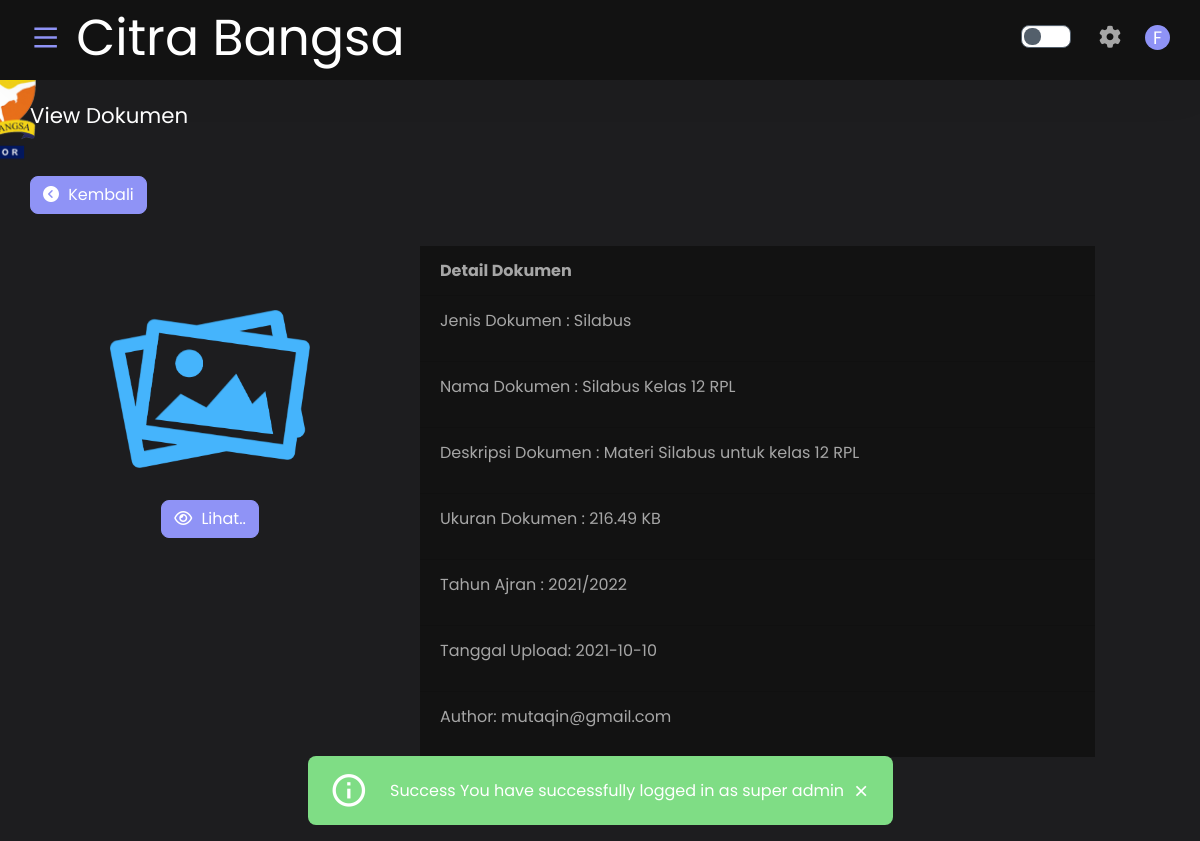
/public/document/viewDok/62 (signed in), run on the app's committed database.
### tables this page shows
CREATE TABLE `dokumen` (
  `no_dok` int(11) NOT NULL,
  `jenis_dok` varchar(128) NOT NULL,
  `lokasi` varchar(128) NOT NULL,
  `nama` varchar(128) NOT NULL,
  `deskripsi` text NOT NULL,
  `file` varchar(128) NOT NULL,
  `type_file` varchar(128) NOT NULL,
  `ukuran_file` int(11) NOT NULL,
  `tahun_ajaran` varchar(100) NOT NULL,
  `tanggal_upload` date NOT NULL,
  `akses` int(11) NOT NULL,
  `author` varchar(100) NOT NULL
);

### app/core/Controller.php (called while the page is built, shortened)
<?php
class Controller
{
    public function view($view, $data = [])
    {
        require_once '../app/views/' . $view . '.php';
    }
    public function model($model)
    {
        return new $model;
    }
}

### app/controllers/Document.php (called while the page is built, shortened)
<?php
class Document extends Controller
{
    public function viewDok($no_dok)
    {
        $data = [
            'title' => 'View Dokumen',
            'view' => $this->model('Document_model')->getDataSingel($no_dok),
            'jenis' => $this->model('Document_model')->getAllDataJenis(),
            'storage' => $this->showSize(),
        ];
        $this->view('templates/__newTemplate/header', $data);
        $this->view('templates/__sideBar/index', $data);
        $this->view('templates/__navBar/index');
        $this->view('document/view', $data);
        $this->view('templates/__newTemplate/footer');
    }
    public function convert_filesize($bytes, $decimals = 2)
    {
        $size = array('B', 'kB', 'MB', 'GB', 'TB', 'PB', 'EB', 'ZB', 'YB');
        $factor = floor((strlen($bytes) - 1) / 3);
        return sprintf("%.{$decimals}f", $bytes / pow(1024, $factor)) . @$size[$factor];
    }
    public function showSize()
    {
        $data = [
            'author' => $_SESSION['email']
        ];
        $sql = $this->model('Document_model')->getSumSize($data);
        $data = $this->convert_filesize($sql[0]['total']);
        return $data;
    }
}

### app/core/App.php (called while the page is built, shortened)
<?php
class App
{
    protected $method = 'index';
    protected $params = [];
    public function __construct()
    {
        $url = $this->parseUrl();
        if (file_exists('../app/controllers/' . $url[0] . '.php')) {
            unset($url[0]);
        }
        $this->controller = new $this->controller;
        if (isset($url[1])) {
            if (method_exists($this->controller, $url[1])) {
                $this->method = $url[1];
                unset($url[1]);
            }
        }
        if (!empty($url)) {
            $this->params = array_values($url);
        }
        call_user_func_array([$this->controller, $this->method], $this->params);
    }
    public function parseUrl()
    {
        if (isset($_GET['url'])) {
            $url = rtrim($_GET['url'], '/');
            $url = filter_var($url, FILTER_SANITIZE_URL);
            $url = explode('/', $url);
            return $url;
        }
    }
}

### public/index.php (called while the page is built, shortened)
<?php
$app = new App;

### app/core/Database.php (called while the page is built, shortened)
<?php
class Database
{
    private $host = DB_HOST;
    private $user = DB_USER;
    private $pass = DB_PASS;
    private $name = DB_NAME;
    private $dbh;
    private $stmt;
    public function __construct()
    {
        $dns = 'mysql:host=' . $this->host . ';dbname=' . $this->name;
        $option = [
            PDO::ATTR_PERSISTENT => TRUE,
            PDO::ATTR_ERRMODE => PDO::ERRMODE_EXCEPTION
        ];
        try {
            $this->dbh = new PDO($dns, $this->user, $this->pass, $option);
        } catch (PDOException $e) {
            die($e->getMessage());
        }
    }
    public function query($query)
    {
        $this->stmt = $this->dbh->prepare($query);
    }
    public function bind($param, $value, $type = null)
    {
        if (is_null($type)) {
            switch (true) {
                default:
                    $type = PDO::PARAM_STR;
            }
        }
        $this->stmt->bindValue($param, $value, $type);
    }
    public function execute()
    {
        $this->stmt->execute();
    }
    public function single()
    {
        $this->execute();
        return $this->stmt->fetch(PDO::FETCH_ASSOC);
    }
}

### app/models/Document_model.php (called while the page is built, shortened)
<?php
class Document_model
{
    private $jenis = 'jenis';
    private $dokumen = 'dokumen';
    private $db;
    public function __construct()
    {
        $this->db = new Database;
    }
    public function getAllDataJenis()
    {
        try {
            $this->db->query("SELECT * FROM $this->jenis");
            return $this->db->resultSet();
        } catch (PDOException $e) {
            echo $e->getMessage();
        }
    }
    public function getDataSingel($no_dok)
    {
        try {
            $query = "SELECT * FROM $this->dokumen WHERE no_dok= :no_dok";
            $this->db->query($query);
            $this->db->bind('no_dok', $no_dok);
            return $this->db->single();
        } catch (PDOException $e) {
            echo $e->getMessage();
        }
    }
    public function getSumSize($data)
    {
        try {
            $query = "SELECT SUM(ukuran_file) as total FROM $this->dokumen WHERE author= :author";
            $this->db->query($query);
            $this->db->bind('author', $data['author']);
            return $this->db->resultSet();
        } catch (PDOException $e) {
            echo $e->getMessage();
        }
    }
}

### app/views/document/view.php (the view, shortened to what this page needs)
<div class="content-page">
    <div class="fixed-bottom">
        <div class="row justify-content-center">
            <div class="col-lg-6">
                <?php Flasher::flash(); ?>
            </div>
        </div>
    </div>
    <div class="container-fluid">
        <div class="row">
            <div class="col-lg-12">
                <div class="card-transparent card-block card-stretch card-height mb-3">
                    <div class="d-flex justify-content-between">
                        <div class="select-dropdown input-prepend input-append">
                            <h5 class="card-title"><?php echo $data['title']; ?></h5>
                        </div>
                    </div>
                </div>
            </div>
        </div>
        <div class="row">
            <div class="col-lg-12">
                <a href="<?php echo BASEURL; ?>/document/list" type="button" class="btn btn-primary my-3">
                    <i class="fa fa-chevron-circle-left"></i> Kembali
                </a>
            </div>
        </div>
        <div class="row mt-3">
            <div class="col-lg-4">
                <div class="d-flex justify-content-center mt-5">
                    <?php
                    $path = $data['view']['lokasi'] . '/' . $data['view']['file'];
                    $resultPath = pathinfo($path, PATHINFO_EXTENSION);
                    ?>
                    <?php if ($resultPath == 'png' || $resultPath == 'jpg' || $resultPath == 'jpeg') : ?>
                        <div class="row">
                            <div class="col-lg-12">
                                <div class="d-flex justify-content-center mt-3 mb-3">
                                    <img width="200px" height="200px" src="<?php echo BASEURL; ?>/assets/icons/image.png" class="img-fluid" />
                                </div>
                            </div>
                            <div class="col-lg-12">
                                <div class="d-flex justify-content-center mt-3 mb-3">
                                    <button type="button" class="btn btn-primary" data-toggle="modal" data-target="#viewerdoc">
                                        <i class="fa fa-eye"></i> Lihat..
                                    </button>
                                </div>
                            </div>
                        </div>
                    <?php elseif ($resultPath == 'docx' || $resultPath == 'doc') : ?>
                        <img width="200px" height="200px" src="<?php echo BASEURL; ?>/assets/icons/doc.png" class="img-fluid" />
                    <?php elseif ($resultPath == 'ppt' || $resultPath == 'pptx') : ?>
                        <img width="200px" height="200px" src="<?php echo BASEURL; ?>/assets/icons/ppt.png" class="img-fluid" />
                    <?php elseif ($resultPath == 'xlsx' || $resultPath == 'xls' || $resultPath == 'csv') : ?>
                        <img width="200px" height="200px" src="<?php echo BASEURL; ?>/assets/icons/xlsx.png" class="img-fluid" />
                    <?php else : ?>
                        <p>Not Data...</p>
                    <?php endif; ?>
                </div>
            </div>
            <div class="col-lg-8">
                <ul class="list-group list-group-flush" style="width:90%">
                    <li class="list-group-item">
                        <b>Detail Dokumen</b>
                    </li>
                    <li class="list-group-item">
                        <p>
                            Jenis Dokumen :
                            <?php echo $data['view']['jenis_dok']; ?>
                        </p>
                    </li>
                    <li class="list-group-item">
                        <p>
                            Nama Dokumen :
                            <?php echo $data['view']['nama']; ?>
                        </p>
                    </li>
                    <li class="list-group-item">
                        <p>
                            Deskripsi Dokumen :
                            <?php echo $data['view']['deskripsi']; ?>
                        </p>
                    </li>
                    <li class="list-group-item">
                        <p>
                            Ukuran Dokumen :
                            <?php
                            $size = $data['view']['ukuran_file'];
                            $units = array('B', 'KB', 'MB', 'GB', 'TB', 'PB', 'EB', 'ZB', 'YB');
                            $power = $size > 0 ? floor(log($size, 1024)) : 0;
                            echo number_format($size / pow(1024, $power), 2, '.', ',') . ' ' . $units[$power];
                            ?>
                        </p>
                    </li>
                    <li class="list-group-item">
                        <p>
                            Tahun Ajran :
                            <?php echo $data['view']['tahun_ajaran']; ?>
                        </p>
                    </li>
                    <li class="list-group-item">
                        <p>
                            Tanggal Upload:
                            <?php echo $data['view']['tanggal_upload']; ?>
                        </p>
                    </li>
                    <li class="list-group-item">
                        <p>
                            Author:
                            <?php echo $data['view']['author']; ?>
                        </p>
                    </li>
                </ul>
            </div>
        </div>
    </div>
</div>

### app/views/templates/__newTemplate/header.php (shortened to what this page needs)
<!doctype html>
<html lang="en">
<head>
    <link rel="stylesheet" href="<?php echo BASEURL; ?>/assets/css/backend.min.css?v=<?php echo rand(); ?>">
    <link rel="stylesheet" href="<?php echo BASEURL; ?>/assets/vendor/remixicon/fonts/remixicon.css">
    <link rel="stylesheet" href="<?php echo BASEURL; ?>/dist/css/context-menu.css?v=<?php echo rand(); ?>">
    <link rel="stylesheet" type="text/css" href="https://cdn.datatables.net/v/bs4/jszip-2.5.0/dt-1.10.25/b-1.7.1/b-colvis-1.7.1/b-html5-1.7.1/b-print-1.7.1/r-2.2.9/sp-1.3.0/datatables.min.css" />
</head>
<body class="color-light dark">
    <div class="wrapper">

### app/views/templates/__sideBar/index.php (shortened to what this page needs)
<div class="iq-sidebar sidebar-default ">
    <div class="iq-sidebar-logo d-flex align-items-center justify-content-between">
        <a href="<?php echo BASEURL; ?>/dashboard" class="header-logo">
            <img src="<?php echo BASEURL; ?>/assets/images/logo-new.png" class="img-fluid rounded-normal darkmode-logo" alt="logo">
        </a>
    </div>
</div>

### app/views/templates/__navBar/index.php (shortened to what this page needs)
<div class="iq-top-navbar">
    <div class="iq-navbar-custom">
        <nav class="navbar navbar-expand-lg navbar-light p-0">
            <div class="iq-navbar-logo d-flex align-items-center justify-content-between">
                <i class="ri-menu-line wrapper-menu"></i>
                <a href="<?php echo BASEURL; ?>" class="header-logo">
                    <h2>Citra Bangsa</h2>
                </a>
            </div>
            <div class="d-flex align-items-center">
                <div class="change-mode">
                    <div class="custom-control custom-switch custom-switch-icon custom-control-inline">
                        <div class="custom-switch-inner">
                            <label class="custom-control-label" for="dark-mode" data-mode="toggle">
                            </label>
                        </div>
                    </div>
                </div>
                <div class="collapse navbar-collapse" id="navbarSupportedContent">
                    <ul class="navbar-nav ml-auto navbar-list align-items-center">
                        <li class="nav-item nav-icon dropdown">
                            <a href="#" class="search-toggle dropdown-toggle" id="dropdownMenuButton02" data-toggle="dropdown" aria-haspopup="true" aria-expanded="false">
                                <i class="fas fa-cog"></i>
                            </a>
                        </li>
                        <li class="nav-item nav-icon dropdown">
                            <a href="#" class="search-toggle dropdown-toggle" id="dropdownMenuButton03" data-toggle="dropdown" aria-haspopup="true" aria-expanded="false">
                                <div class="caption bg-primary line-height">
                                    <?php echo substr($_SESSION['first_name'], 0, 1); ?>
                                </div>
                            </a>
                        </li>
                    </ul>
                </div>
            </div>
        </nav>
    </div>
</div>

### app/core/Flasher.php (shortened to what this page needs)
<?php
class Flasher
{
    public static function flash()
    {
        if (isset($_SESSION['flash'])) {
            echo '
            <div class="alert text-white ' . $_SESSION['flash']['type'] . '" role="alert">
                <div class="iq-alert-icon">
                    <i class="ri-information-line"></i>
                </div>
                <div class="iq-alert-text">
                ' . $_SESSION['flash']['message'] . '
                ' . $_SESSION['flash']['action'] . '
                </div>
                <button type="button" class="close" data-dismiss="alert" aria-label="Close">
                    <i class="ri-close-line"></i>
                </button>
            </div>
            ';
        }
    }
}

### app/views/templates/__newTemplate/footer.php (shortened to what this page needs)
</div>
<footer class="mb-3">
    <div class="container-fluid">
        <div class="row">
            <div class="col-lg-12 text-center">
                Copyright 2021 <a href="https://cbis.sch.id/" target="_blank">Citra Bangsa</a> All Rights Reserved.
            </div>
        </div>
    </div>
</footer>
</body>
</html>

### data on the page
dokumen: jenis_dok "Silabus", nama "Silabus Kelas 12 RPL", deskripsi "Materi Silabus untuk kelas 12 RPL", $size/pow(1024,$power) "216.49", ukuran_file "KB", tahun_ajaran "2021/2022", tanggal_upload "2021-10-10", author "mutaqin@gmail.com"

### other printed values
substr($_SESSION['first_name'], 0, 1) "F"
$_SESSION['flash']['message'] "Success"
$_SESSION['flash']['action'] "You have successfully logged in as super admin"
$data['title'] "View Dokumen"
